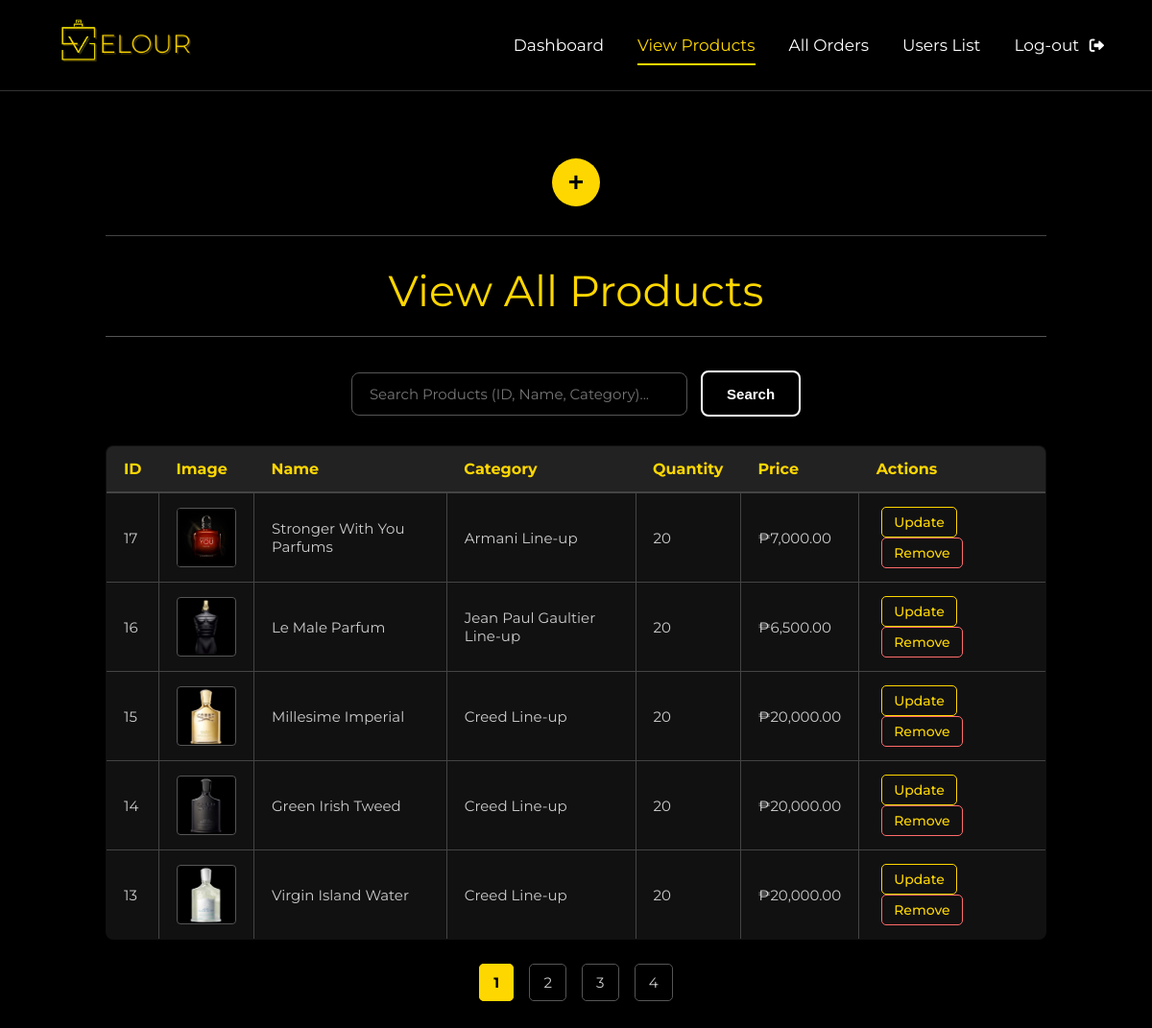
The app's page /velour/admin/index.php?view_products=1 (signed in) with its own data.
### tables this page shows
CREATE TABLE `product` (
  `productID` int(255) NOT NULL,
  `productName` varchar(255) NOT NULL,
  `category` varchar(255) NOT NULL,
  `quantity` int(255) NOT NULL,
  `productImage` varchar(255) NOT NULL,
  `price` int(10) NOT NULL
);

### velour/admin/view_products.php (the view, shortened to what this page needs)
<?php
$message = '';
$records_per_page = 5;
$page = isset($_GET['page']) && is_numeric($_GET['page']) ? (int)$_GET['page'] : 1;
$offset = ($page - 1) * $records_per_page;
$search_term = '';
$search_sql_condition = '';
$params = [];
$types = '';
$total_sql = "SELECT COUNT(*) AS total FROM product" . $search_sql_condition;
$stmt_count = $conn->prepare($total_sql);
$total_records = 0;
if ($stmt_count) {
    $stmt_count->execute();
    $total_result = $stmt_count->get_result();
    if ($total_result) { $total_row = $total_result->fetch_assoc(); $total_records = $total_row['total'] ?? 0; }
    else { $message .= "<div class='message-error'>Error fetching record count: " . $conn->error . "</div>"; }
} else { $message .= "<div class='message-error'>Error preparing count query: " . $conn->error . "</div>"; }
$total_pages = ceil($total_records / $records_per_page);
$total_pages = max($total_pages, 1);
$sql = "SELECT productID, productName, category, quantity, price, productImage FROM product" . $search_sql_condition . " ORDER BY productID DESC LIMIT ?, ?";
$stmt_fetch = $conn->prepare($sql);
$result = null;
if ($stmt_fetch) {
    $limit_params = [$offset, $records_per_page]; $all_params = array_merge($params, $limit_params); $all_types = $types . 'ii';
    $stmt_fetch->bind_param($all_types, ...$all_params);
    $stmt_fetch->execute();
    $result = $stmt_fetch->get_result();
} else { $message .= "<div class='message-error'>Error preparing fetch query: " . $conn->error . "</div>"; }
?>
<button id="toggle-add-btn" class="toggle-add-form-btn" onclick="toggleAddForm()">+</button>
<h1 class="admin-page-title" style="margin-top: 30px; border-top: 1px solid #444; padding-top: 30px;">View All Products</h1>
<form action="index.php" method="get" class="search-form">
    <input type="text" name="search" placeholder="Search Products (ID, Name, Category)..." value="<?php echo htmlspecialchars($search_term); ?>">
    <input type="submit" value="Search">
</form>
<table>
    <thead>
        <tr>
            <th>ID</th>
            <th>Image</th>
            <th>Name</th>
            <th>Category</th>
            <th>Quantity</th>
            <th>Price</th>
            <th>Actions</th>
        </tr>
    </thead>
    <tbody>
        <?php if ($result && $result->num_rows > 0): ?>
            <?php while ($row = $result->fetch_assoc()): ?>
                <tr>
                    <td><?php echo $row['productID']; ?></td>
                    <td>
                        <?php if (!empty($row['productImage']) && file_exists('../images/' . $row['productImage'])): ?>
                            <img src="../images/<?php echo htmlspecialchars($row['productImage']); ?>" alt="<?php echo htmlspecialchars($row['productName']); ?>" class="product-image-thumb">
                        <?php else: ?>
                            <span style="font-size: 0.8em; color: #888;">No Image</span>
                        <?php endif; ?>
                    </td>
                    <td><?php echo htmlspecialchars($row['productName']); ?></td>
                    <td><?php echo htmlspecialchars($row['category']); ?></td>
                    <td><?php echo $row['quantity']; ?></td>
                    <td>₱<?php echo number_format($row['price'], 2); ?></td>
                    <td class="action-links">
                        <a href="index.php?update_product=1&product_id=<?php echo $row['productID']; ?>" class="update">Update</a>
                        <a href="delete_product.php?product_id=<?php echo $row['productID']; ?>" class="delete" onclick="return confirm('Are you sure you want to delete this product? This cannot be undone.');">Remove</a>
                    </td>
                </tr>
            <?php endwhile; ?>
        <?php else: ?>
            <tr>
                <td colspan="7">No products found<?php echo !empty($search_term) ? ' matching your search.' : '.'; ?></td>
            </tr>
        <?php endif; ?>
    </tbody>
</table>
<div class="pagination">
    <?php if ($total_pages > 1): ?>
        <?php for ($i = 1; $i <= $total_pages; $i++): ?>
            <?php $search_param = !empty($search_term) ? '&search=' . urlencode($search_term) : ''; ?>
            <?php if ($i == $page): ?>
                <strong><?php echo $i; ?></strong>
            <?php else: ?>
                <a href="index.php?view_products=1&page=<?php echo $i . $search_param; ?>"><?php echo $i; ?></a>
            <?php endif; ?>
        <?php endfor; ?>
    <?php endif; ?>
</div>

### velour/admin/index.php (style rules this page uses)
body.admin-body { font-family: 'Montserrat', sans-serif; margin: 0; padding: 0; background-color: black; color: white; display: flex; flex-direction: column; min-height: 100vh; box-sizing: border-box; overflow-x: hidden; }
.admin-page-title { font-size: 2.8em; color: #FFD700; font-weight: 400; margin-bottom: 35px; border-bottom: 1px solid #555; padding-bottom: 20px; text-align: center; }
.action-links a, a.button-style { text-decoration: none; padding: 6px 12px; margin: 0 5px; border-radius: 5px; font-size: 14px; font-weight: 500; transition: background-color 0.2s ease, color 0.2s ease; border: 1px solid transparent; display: inline-block; }
a.update, a.button-style.update { color: #FFD700; border-color: #FFD700; }
a.delete, a.button-style.delete { color: #ff6b6b; border-color: #ff6b6b; }
.admin-content-area a { color: #FFD700; text-decoration: none; }
.admin-content-area table { width: 100%; border-collapse: collapse; margin-top: 30px; background-color: #111; border: 1px solid #444; border-radius: 8px; overflow: hidden; box-shadow: 0 4px 15px rgba(0, 0, 0, 0.2); }
.admin-content-area th, .admin-content-area td { border: 1px solid #444; padding: 14px 18px; text-align: left; color: #ccc; vertical-align: middle; font-size: 15px; }
.admin-content-area td { border-top: none; border-bottom: 1px solid #444; }
.admin-content-area td:first-child { border-left: none; }
.admin-content-area td:last-child { border-right: none; }
.admin-content-area tr:last-child td { border-bottom: none; }
.admin-content-area th { background-color: #222; color: #FFD700; font-weight: bold; font-size: 16px; border-bottom-width: 2px; border-top: none; border-left: none; border-right: none; }
.admin-content-area td img.product-image-thumb { height: 60px; width: 60px; object-fit: contain; background-color: #000; border-radius: 4px; border: 1px solid #555; vertical-align: middle; display: block; margin: auto; }
.pagination { margin-top: 35px; text-align: center; }
.pagination a, .pagination strong { margin: 0 6px; text-decoration: none; padding: 9px 14px; border: 1px solid #555; color: #ccc; border-radius: 5px; transition: background-color 0.3s, color 0.3s, border-color 0.3s; font-size: 15px; }
.pagination strong { background-color: #FFD700; color: black; border-color: #FFD700; font-weight: bold; }
.search-form { margin-bottom: 30px; text-align: center; }
.search-form input[type="text"] { width: 350px; padding: 12px 18px; background: #000; border: 1px solid #555; border-radius: 8px; color: #fff; font-size: 15px; font-family: 'Montserrat', sans-serif; box-sizing: border-box; outline: none; transition: border-color 0.3s ease, box-shadow 0.3s ease; margin-right: 10px; vertical-align: middle; }
.search-form input[type="submit"] { background-color: rgba(0, 0, 0, 0); color: #ffffff; border: 2px solid white; border-radius: 8px; height: 48px; padding: 0 25px; font-size: 15px; font-weight: bold; cursor: pointer; transition: all 0.3s ease-in-out; vertical-align: middle; }

### velour/admin/view_products.php (style rules this page uses)
.toggle-add-form-btn { background-color: #FFD700; color: black; border: none; border-radius: 50%; width: 50px; height: 50px; font-size: 28px; font-weight: bold; text-align: center; cursor: pointer; transition: all 0.3s ease-in-out; margin-bottom: 30px; display: block; margin-left: auto; margin-right: auto; line-height: 48px; }

### records on screen
product: productID "17", productImage (picture), productName "Stronger With You Parfums", category "Armani Line-up", quantity "20", price "7,000.00"
product: productID "16", productImage (picture), productName "Le Male Parfum", category "Jean Paul Gaultier Line-up", quantity "20", price "6,500.00"
product: productID "15", productImage (picture), productName "Millesime Imperial", category "Creed Line-up", quantity "20", price "20,000.00"
product: productID "14", productImage (picture), productName "Green Irish Tweed", category "Creed Line-up", quantity "20", price "20,000.00"
product: productID "13", productImage (picture), productName "Virgin Island Water", category "Creed Line-up", quantity "20", price "20,000.00"
